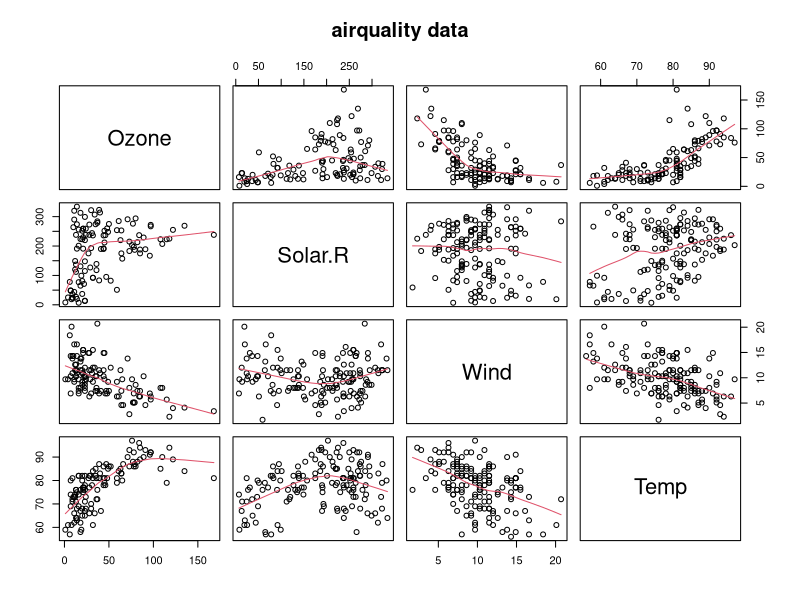
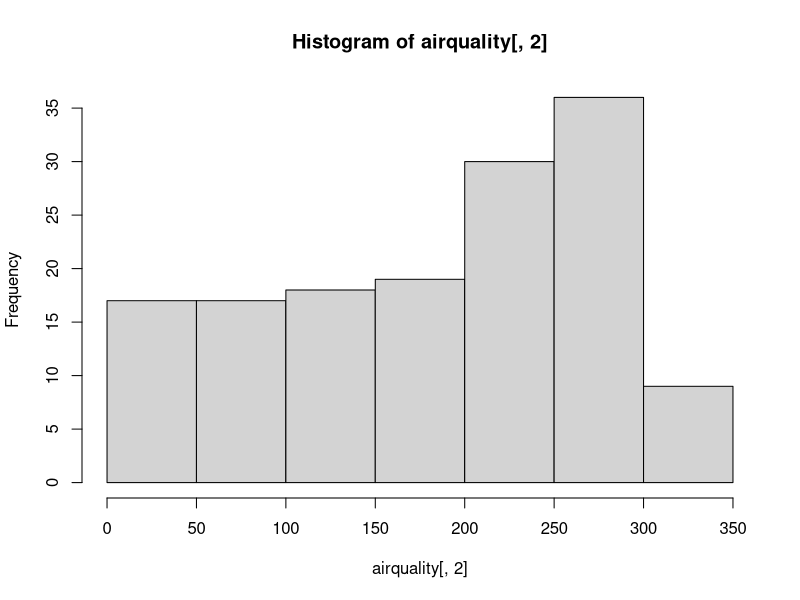

Write R code to recreate these figures, in order.
airquality
without_na_airquality = airquality[complete.cases(airquality),]
length(without_na_airquality[,1])

# write.csv(without_na_airquality, file="./data/airquality_data")
pairs(airquality[,1:4], panel = panel.smooth, main = "airquality data")

hist(airquality[,2])

colMeans(without_na_airquality)
